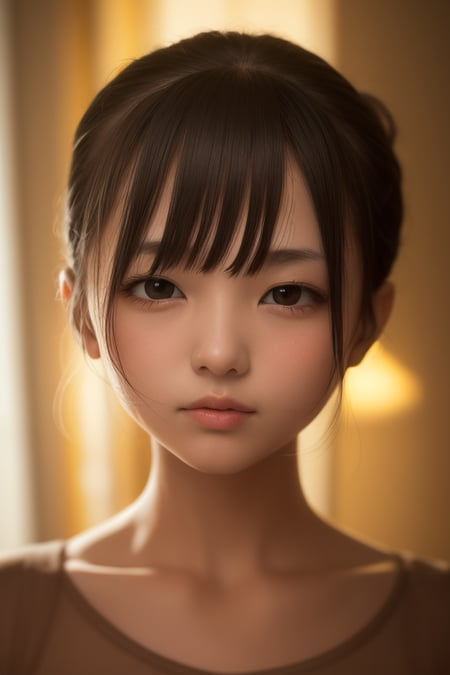
#> input picture models/SadTalker/examples/source_image/full4.jpeg, 450 x 675 px
$ python -i image_service.py   (imports and definitions only)
#> lines starting #> are read from the running program, lines starting #| are printed output that depends on the picture
#> further down, picture is the input picture: PIL image 450x675 RGB; mean R, G, B 131.4, 93.8, 63.4
from __future__ import annotations

import shutil
from pathlib import Path
from typing import NamedTuple

try:
    import cv2
except Exception:  # pragma: no cover
    cv2 = None

try:
    import numpy as np
except Exception:  # pragma: no cover
    np = None

try:
    from PIL import Image, ImageEnhance, ImageFilter, ImageOps
except Exception:  # pragma: no cover
    Image = None
    ImageEnhance = None
    ImageFilter = None
    ImageOps = None


TARGET_WIDTH = 1080
TARGET_HEIGHT = 1920
TARGET_SIZE = (TARGET_WIDTH, TARGET_HEIGHT)
TARGET_RATIO = TARGET_WIDTH / TARGET_HEIGHT

MIN_FACE_SIZE = 60

# Face position on final 9:16 canvas.
# 0.40 means the face center will sit around 40% from the top.
FACE_TARGET_Y_RATIO = 0.40

# Foreground crop size on the final canvas.
# Keeping it smaller than the full canvas leaves a cinematic blurred background
# and lower space for subtitles.
FOREGROUND_WIDTH_RATIO = 0.86
FOREGROUND_HEIGHT_RATIO = 0.74


class FaceBox(NamedTuple):
    x: int
    y: int
    w: int
    h: int


# [68 lines left out: functions _detect_faces_pil, _largest_face, detect_face, _crop_box_inside_image, not called in this run]


def _cover_resize_crop(image: "Image.Image", size: tuple[int, int]) -> "Image.Image":
#> called with size = (1080, 1920)
    target_width, target_height = size
    width, height = image.size
#> width = 450; height = 675

    scale = max(target_width / width, target_height / height)
#> scale = 2.84
    resized_size = (int(round(width * scale)), int(round(height * scale)))
#> resized_size = (1280, 1920)

    resized = image.resize(resized_size, Image.Resampling.LANCZOS)

    left = (resized.width - target_width) // 2
#> left = 100
    top = (resized.height - target_height) // 2
#> top = 0

    return resized.crop((left, top, left + target_width, top + target_height))
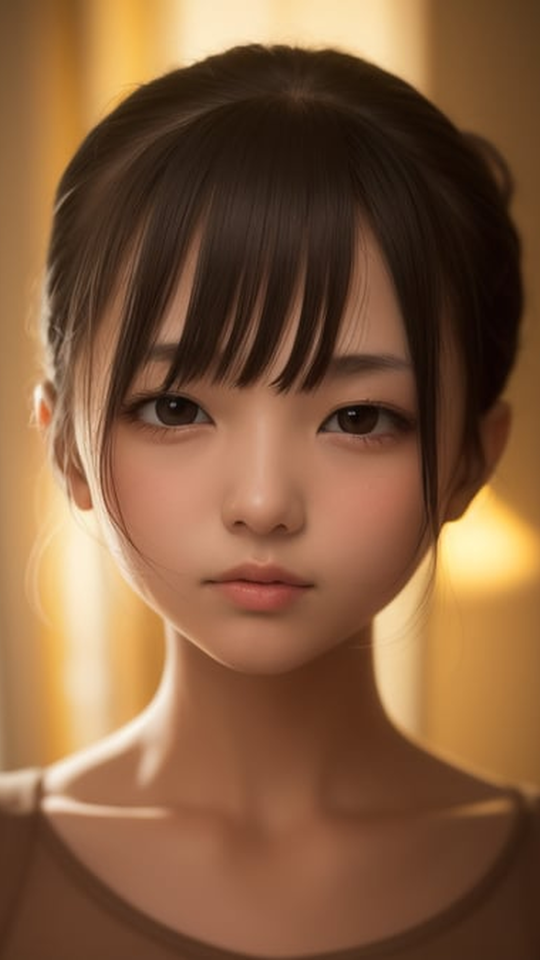
#> returned value: PIL image 1080x1920 RGB (shown at 1/2 size); mean R, G, B 130.8, 92.1, 61.6


def _build_blurred_background(image: "Image.Image") -> "Image.Image":
    background = _cover_resize_crop(image.convert("RGB"), TARGET_SIZE)
    background = background.filter(ImageFilter.GaussianBlur(radius=36))
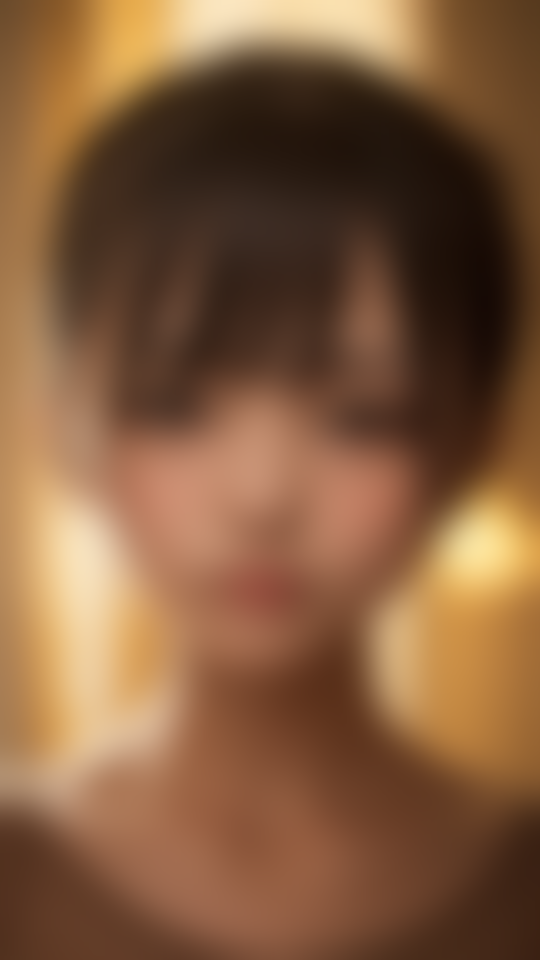
#> background: PIL image 1080x1920 RGB (shown at 1/2 size); mean R, G, B 130.7, 92, 61.6
    background = ImageEnhance.Brightness(background).enhance(0.74)
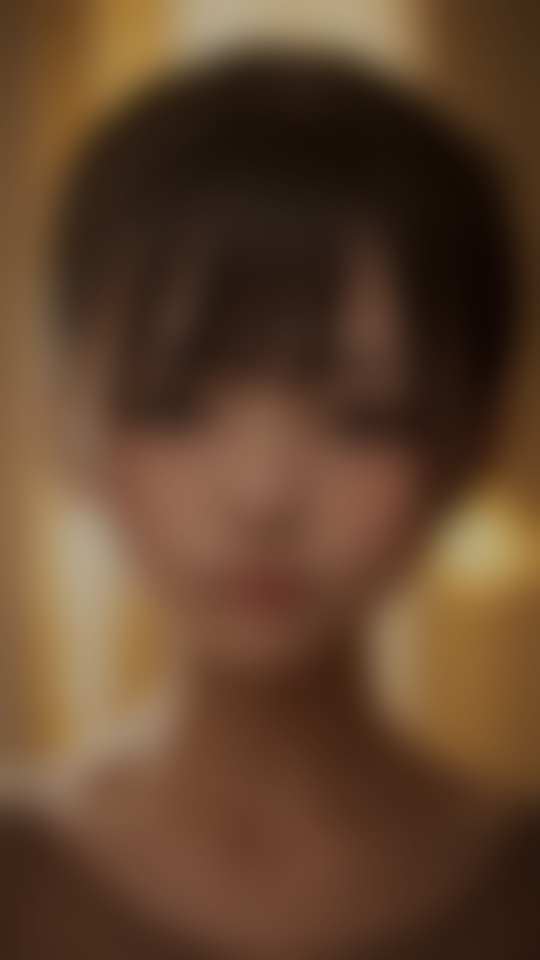
#> background: PIL image 1080x1920 RGB (shown at 1/2 size); mean R, G, B 96.2, 67.6, 45.1
    background = ImageEnhance.Contrast(background).enhance(0.92)
    return background


# [156 lines left out: functions _crop_speaker_portrait, _fit_foreground, _compose_social_portrait, _light_enhance, normalize_portrait, not called in this run]

>>> from PIL import Image
>>> picture = Image.open('../../../../models/SadTalker/examples/source_image/full4.jpeg')
>>> result = _build_blurred_background(picture)

$ run again, on models/SadTalker/examples/source_image/art_0.png
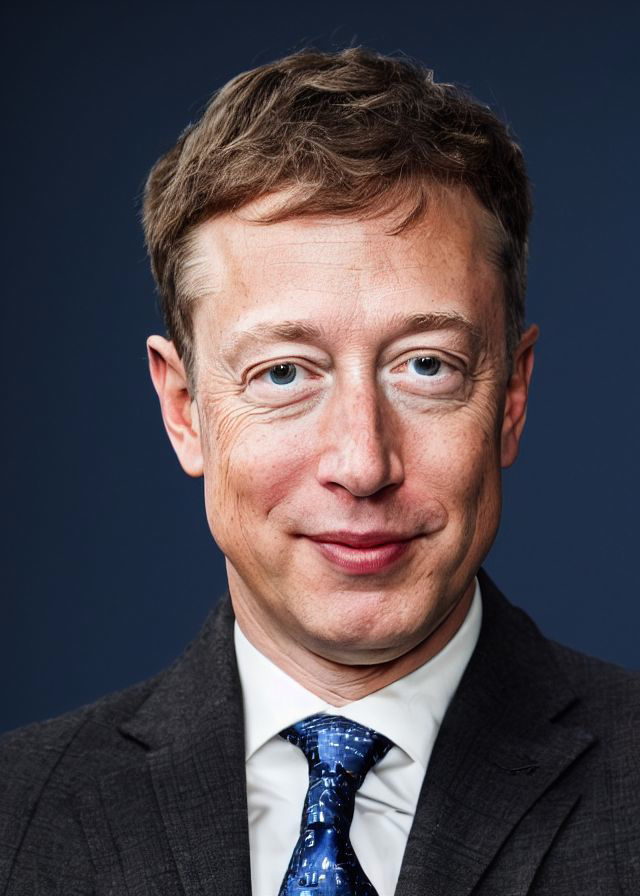
#> input picture models/SadTalker/examples/source_image/art_0.png, 640 x 896 px
#> picture is the input picture: PIL image 640x896 RGB; mean R, G, B 78.6, 70.9, 77.3
#> in _cover_resize_crop, `return resized.crop((left, top, left + target_width, top + target_heig..`:
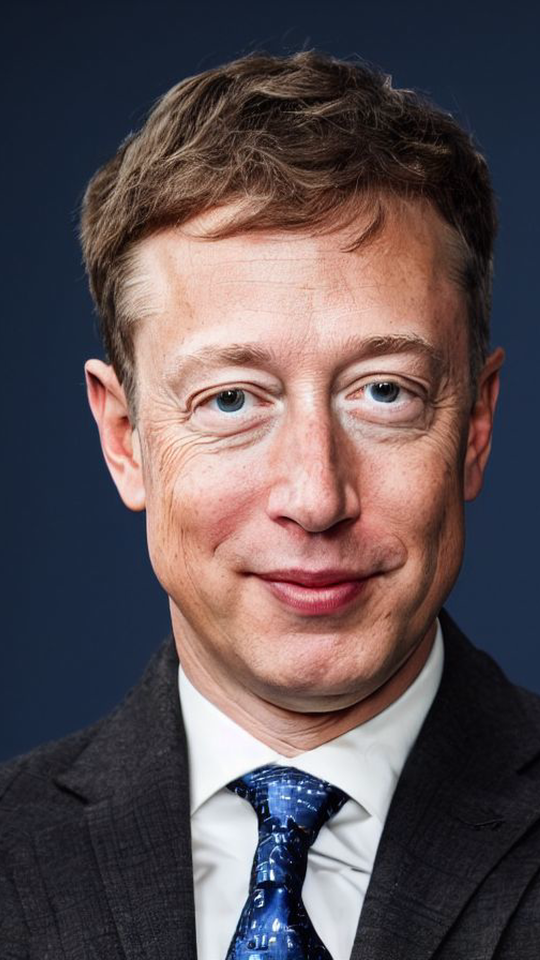
#> returned value: PIL image 1080x1920 RGB (shown at 1/2 size); mean R, G, B 92.5, 80.2, 83.7
#> in _build_blurred_background, `background = ImageEnhance.Brightness(background).enhance(0.74)`:
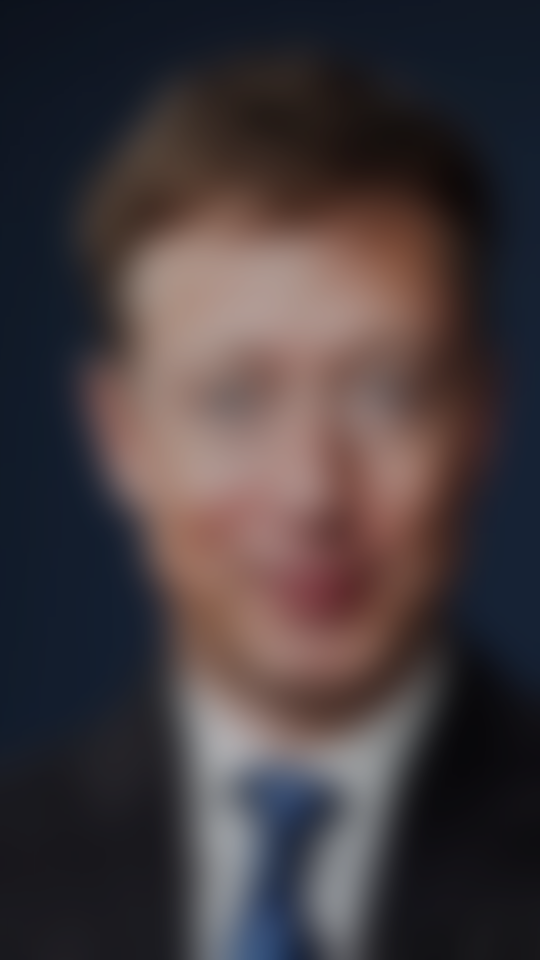
#> background: PIL image 1080x1920 RGB (shown at 1/2 size); mean R, G, B 67.9, 58.8, 61.4
